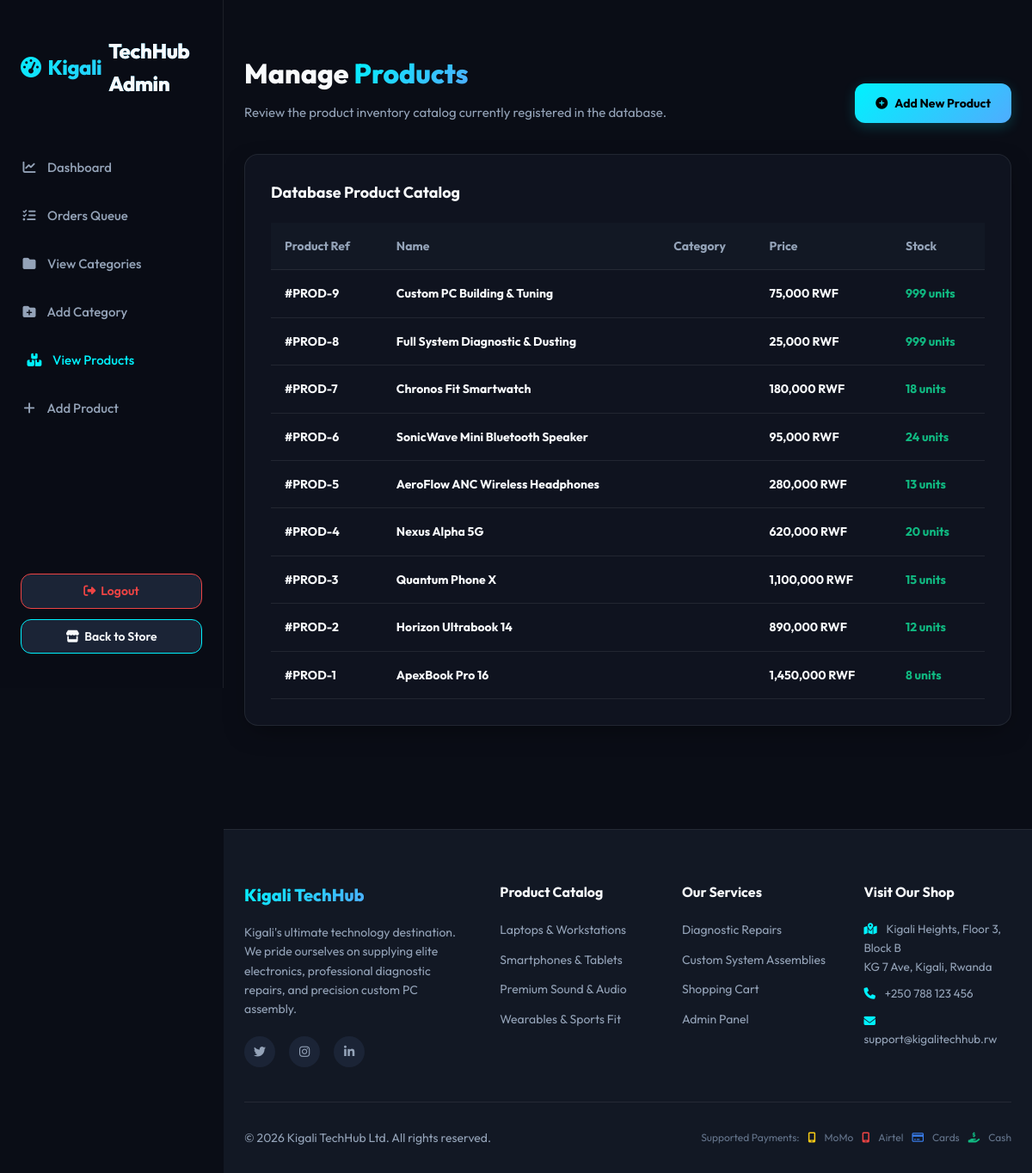
/admin-products.php (signed in), run on the app's committed database.
### tables this page shows
CREATE TABLE `products` (
  `id` int(11) NOT NULL,
  `category_id` int(11) DEFAULT NULL,
  `name` varchar(255) NOT NULL,
  `slug` varchar(255) NOT NULL,
  `price` decimal(12,2) NOT NULL,
  `image` varchar(255) NOT NULL,
  `description` text DEFAULT NULL,
  `stock` int(11) NOT NULL DEFAULT 10,
  `featured` tinyint(1) DEFAULT 0,
  `specs` text DEFAULT NULL
);

### includes/utils.php (called while the page is built, shortened)
<?php
function formatRWF($amount) {
    return number_format($amount, 0, '.', ',') . ' RWF';
}
?>

### admin-products.php (the view, shortened to what this page needs)
<?php
require_once __DIR__ . '/includes/header.php';
try {
    $prodStmt = $pdo->query("SELECT p.*, c.name as category_name
                             FROM `products` p
                             LEFT JOIN `categories` c ON p.category_id = c.id
                             ORDER BY p.id DESC");
    $products = $prodStmt->fetchAll();
} catch (PDOException $e) {
    die("Database Error: " . $e->getMessage());
}
?>
<section class="admin-section">
    <div class="container">
        <div style="display: flex; justify-content: space-between; align-items: flex-end; margin-bottom: 36px;">
            <div>
                <h1 style="font-size: 32px; font-weight: 800; margin-bottom: 8px;">
                    Manage <span style="background: var(--accent-gradient); -webkit-background-clip: text; -webkit-text-fill-color: transparent;">Products</span>
                </h1>
                <p style="color: var(--text-secondary); font-size:15px;">Review the product inventory catalog currently registered in the database.</p>
            </div>
            <a href="admin-product-add.php" class="buy-btn" style="flex: none; margin: 0; padding: 12px 24px; font-size: 14px; gap: 8px;">
                <i class="fa-solid fa-plus-circle"></i> Add New Product
            </a>
        </div>
        <div class="admin-table-card" style="margin: 0 0 60px 0; padding: 30px;">
            <h3 style="font-size: 18px; font-weight: 700; margin-bottom: 20px;">Database Product Catalog</h3>
            <?php if (count($products) > 0): ?>
                <table class="admin-table">
                    <thead>
                        <tr>
                            <th>Product Ref</th>
                            <th>Name</th>
                            <th>Category</th>
                            <th>Price</th>
                            <th>Stock</th>
                        </tr>
                    </thead>
                    <tbody>
                        <?php foreach ($products as $prod): ?>
                            <tr>
                                <td><strong>#PROD-<?php echo $prod['id']; ?></strong></td>
                                <td><strong><?php echo htmlspecialchars($prod['name']); ?></strong></td>
                                <td><span style="font-size:12.5px; font-weight:600; color: var(--accent-primary); text-transform: uppercase;"><?php echo htmlspecialchars($prod['category_name']); ?></span></td>
                                <td><strong><?php echo formatRWF($prod['price']); ?></strong></td>
                                <td>
                                    <span style="font-weight:700; color: <?php echo ($prod['stock'] > 0) ? 'var(--success)' : 'var(--danger)'; ?>;">
                                        <?php echo $prod['stock']; ?> units
                                    </span>
                                </td>
                            </tr>
                        <?php endforeach; ?>
                    </tbody>
                </table>
            <?php else: ?>
                <p style="color: var(--text-muted); text-align: center; padding: 20px 0;">No products registered in the database.</p>
            <?php endif; ?>
        </div>
    </div>
</section>
<?php
require_once __DIR__ . '/includes/footer.php';
?>

### assets/css/style.css (style rules this page uses)
:root { --bg-primary: #0a0d16; --bg-secondary: #121824; --bg-tertiary: #1b2436; --bg-card: rgba(18, 24, 36, 0.7); --accent-primary: #00f2fe; --accent-secondary: #4facfe; --accent-gradient: linear-gradient(135deg, #00f2fe 0%, #4facfe 100%); --accent-gradient-hover: linear-gradient(135deg, #4facfe 0%, #00f2fe 100%); --accent-glow: rgba(0, 242, 254, 0.3); --text-primary: #f8fafc; --text-secondary: #94a3b8; --text-muted: #64748b; --success: #10b981; --warning: #f59e0b; --danger: #ef4444; --info: #3b82f6; --border-color: rgba(255, 255, 255, 0.08); --border-color-active: rgba(0, 242, 254, 0.4); --border-radius-lg: 16px; --border-radius-md: 12px; --border-radius-sm: 8px; --font-sans: 'Outfit', sans-serif; --transition-smooth: all 0.3s cubic-bezier(0.4, 0, 0.2, 1); --transition-snappy: all 0.15s ease-in-out; --shadow-premium: 0 10px 30px -10px rgba(0, 0, 0, 0.5); --shadow-glow: 0 0 20px rgba(0, 242, 254, 0.2); }
* { margin: 0; padding: 0; box-sizing: border-box; scroll-behavior: smooth; }
body { background-color: var(--bg-primary); color: var(--text-primary); font-family: var(--font-sans); line-height: 1.6; overflow-x: hidden; }
a { color: inherit; text-decoration: none; transition: var(--transition-snappy); }
.container { width: 100%; max-width: 1200px; margin: 0 auto; padding: 0 24px; }
.buy-btn { flex: 1; background: var(--accent-gradient); color: #000; font-weight: 700; font-size: 16px; display: flex; align-items: center; justify-content: center; gap: 10px; padding: 16px; border-radius: var(--border-radius-md); cursor: pointer; box-shadow: 0 4px 15px rgba(0, 242, 254, 0.2); transition: var(--transition-smooth); }
.admin-section { padding: 130px 0 60px 0; }
.admin-table-card { background: var(--bg-card); border-radius: var(--border-radius-lg); border: 1px solid var(--border-color); padding: 24px; box-shadow: var(--shadow-premium); overflow-x: auto; }
.admin-table { width: 100%; border-collapse: collapse; text-align: left; }
.admin-table th, .admin-table td { padding: 16px; border-bottom: 1px solid var(--border-color); font-size: 14px; }
.admin-table th { font-weight: 700; color: var(--text-secondary); background: var(--bg-secondary); }
@media (min-width: 769px) { body.admin-body { padding-left: 260px; } }
@media (min-width: 769px) { body.admin-body .admin-section { padding: 60px 0; } }

### data on the page
products: id "9", name "Custom PC Building & Tuning", price "75,000 RWF", stock "999"
products: id "8", name "Full System Diagnostic & Dusting", price "25,000 RWF", stock "999"
products: id "7", name "Chronos Fit Smartwatch", price "180,000 RWF", stock "18"
products: id "6", name "SonicWave Mini Bluetooth Speaker", price "95,000 RWF", stock "24"
products: id "5", name "AeroFlow ANC Wireless Headphones", price "280,000 RWF", stock "13"
products: id "4", name "Nexus Alpha 5G", price "620,000 RWF", stock "20"
products: id "3", name "Quantum Phone X", price "1,100,000 RWF", stock "15"
products: id "2", name "Horizon Ultrabook 14", price "890,000 RWF", stock "12"
products: id "1", name "ApexBook Pro 16", price "1,450,000 RWF", stock "8"
